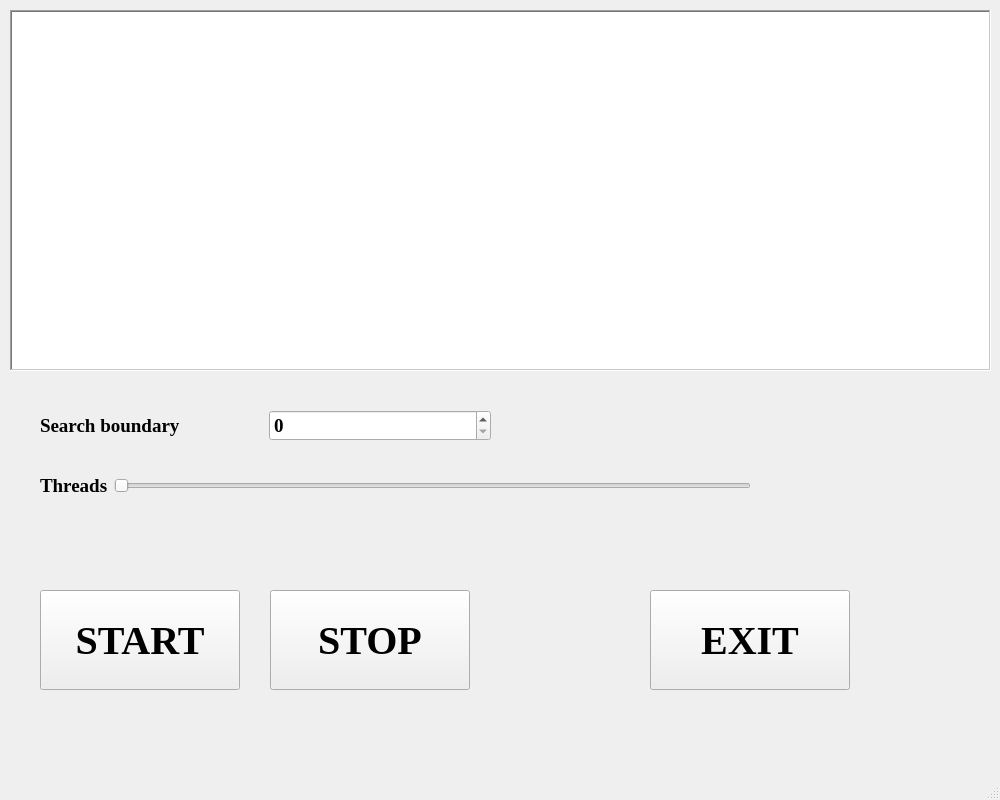
<?xml version="1.0" encoding="UTF-8"?>
<ui version="4.0">
 <class>MainWindow</class>
 <widget class="QMainWindow" name="MainWindow">
  <property name="geometry">
   <rect>
    <x>0</x>
    <y>0</y>
    <width>1000</width>
    <height>800</height>
   </rect>
  </property>
  <property name="minimumSize">
   <size>
    <width>1000</width>
    <height>800</height>
   </size>
  </property>
  <property name="maximumSize">
   <size>
    <width>1000</width>
    <height>800</height>
   </size>
  </property>
  <property name="font">
   <font>
    <family>Times New Roman</family>
    <pointsize>14</pointsize>
    <italic>false</italic>
    <bold>true</bold>
    <underline>false</underline>
    <strikeout>false</strikeout>
    <kerning>true</kerning>
   </font>
  </property>
  <property name="windowTitle">
   <string>MainWindow</string>
  </property>
  <widget class="QWidget" name="centralwidget">
   <widget class="QTextBrowser" name="textBrowser">
    <property name="geometry">
     <rect>
      <x>10</x>
      <y>10</y>
      <width>981</width>
      <height>361</height>
     </rect>
    </property>
    <property name="frameShape">
     <enum>QFrame::Shape::WinPanel</enum>
    </property>
    <property name="frameShadow">
     <enum>QFrame::Shadow::Sunken</enum>
    </property>
    <property name="verticalScrollBarPolicy">
     <enum>Qt::ScrollBarPolicy::ScrollBarAlwaysOff</enum>
    </property>
    <property name="horizontalScrollBarPolicy">
     <enum>Qt::ScrollBarPolicy::ScrollBarAlwaysOff</enum>
    </property>
    <property name="sizeAdjustPolicy">
     <enum>QAbstractScrollArea::SizeAdjustPolicy::AdjustIgnored</enum>
    </property>
   </widget>
   <widget class="QPushButton" name="StartButton">
    <property name="geometry">
     <rect>
      <x>40</x>
      <y>590</y>
      <width>200</width>
      <height>100</height>
     </rect>
    </property>
    <property name="minimumSize">
     <size>
      <width>200</width>
      <height>100</height>
     </size>
    </property>
    <property name="maximumSize">
     <size>
      <width>200</width>
      <height>100</height>
     </size>
    </property>
    <property name="font">
     <font>
      <family>Times New Roman</family>
      <pointsize>30</pointsize>
      <italic>false</italic>
      <bold>true</bold>
      <underline>false</underline>
      <strikeout>false</strikeout>
      <kerning>true</kerning>
     </font>
    </property>
    <property name="text">
     <string>START</string>
    </property>
    <property name="iconSize">
     <size>
      <width>26</width>
      <height>16</height>
     </size>
    </property>
    <property name="shortcut">
     <string extracomment="Press to start"/>
    </property>
   </widget>
   <widget class="QPushButton" name="StopButton">
    <property name="geometry">
     <rect>
      <x>270</x>
      <y>590</y>
      <width>200</width>
      <height>100</height>
     </rect>
    </property>
    <property name="minimumSize">
     <size>
      <width>200</width>
      <height>100</height>
     </size>
    </property>
    <property name="maximumSize">
     <size>
      <width>200</width>
      <height>100</height>
     </size>
    </property>
    <property name="font">
     <font>
      <family>Times New Roman</family>
      <pointsize>30</pointsize>
      <italic>false</italic>
      <bold>true</bold>
      <underline>false</underline>
      <strikeout>false</strikeout>
      <kerning>true</kerning>
     </font>
    </property>
    <property name="text">
     <string>STOP</string>
    </property>
    <property name="iconSize">
     <size>
      <width>26</width>
      <height>16</height>
     </size>
    </property>
    <property name="shortcut">
     <string extracomment="Press to start"/>
    </property>
   </widget>
   <widget class="QPushButton" name="ExitButton">
    <property name="geometry">
     <rect>
      <x>650</x>
      <y>590</y>
      <width>200</width>
      <height>100</height>
     </rect>
    </property>
    <property name="minimumSize">
     <size>
      <width>200</width>
      <height>100</height>
     </size>
    </property>
    <property name="maximumSize">
     <size>
      <width>200</width>
      <height>100</height>
     </size>
    </property>
    <property name="font">
     <font>
      <family>Times New Roman</family>
      <pointsize>30</pointsize>
      <italic>false</italic>
      <bold>true</bold>
      <underline>false</underline>
      <strikeout>false</strikeout>
      <kerning>true</kerning>
     </font>
    </property>
    <property name="text">
     <string>EXIT</string>
    </property>
    <property name="iconSize">
     <size>
      <width>26</width>
      <height>16</height>
     </size>
    </property>
    <property name="shortcut">
     <string extracomment="Press to start"/>
    </property>
   </widget>
   <widget class="QWidget" name="horizontalLayoutWidget">
    <property name="geometry">
     <rect>
      <x>40</x>
      <y>400</y>
      <width>451</width>
      <height>51</height>
     </rect>
    </property>
    <layout class="QHBoxLayout" name="horizontalLayout">
     <item>
      <widget class="QLabel" name="label">
       <property name="text">
        <string>Search boundary</string>
       </property>
      </widget>
     </item>
     <item>
      <widget class="QSpinBox" name="spinBox">
       <property name="toolTip">
        <string/>
       </property>
       <property name="toolTipDuration">
        <number>-1</number>
       </property>
       <property name="whatsThis">
        <string/>
       </property>
       <property name="accessibleName">
        <string/>
       </property>
       <property name="specialValueText">
        <string/>
       </property>
       <property name="maximum">
        <number>1000000000</number>
       </property>
       <property name="stepType">
        <enum>QAbstractSpinBox::StepType::AdaptiveDecimalStepType</enum>
       </property>
      </widget>
     </item>
    </layout>
   </widget>
   <widget class="QWidget" name="horizontalLayoutWidget_2">
    <property name="geometry">
     <rect>
      <x>40</x>
      <y>460</y>
      <width>711</width>
      <height>51</height>
     </rect>
    </property>
    <layout class="QHBoxLayout" name="horizontalLayout_2">
     <item>
      <widget class="QLabel" name="label_2">
       <property name="text">
        <string>Threads</string>
       </property>
      </widget>
     </item>
     <item>
      <widget class="QSlider" name="ThreadsQuantitySlider">
       <property name="orientation">
        <enum>Qt::Orientation::Horizontal</enum>
       </property>
      </widget>
     </item>
    </layout>
   </widget>
  </widget>
  <widget class="QStatusBar" name="statusbar"/>
 </widget>
 <resources/>
 <connections/>
</ui>
